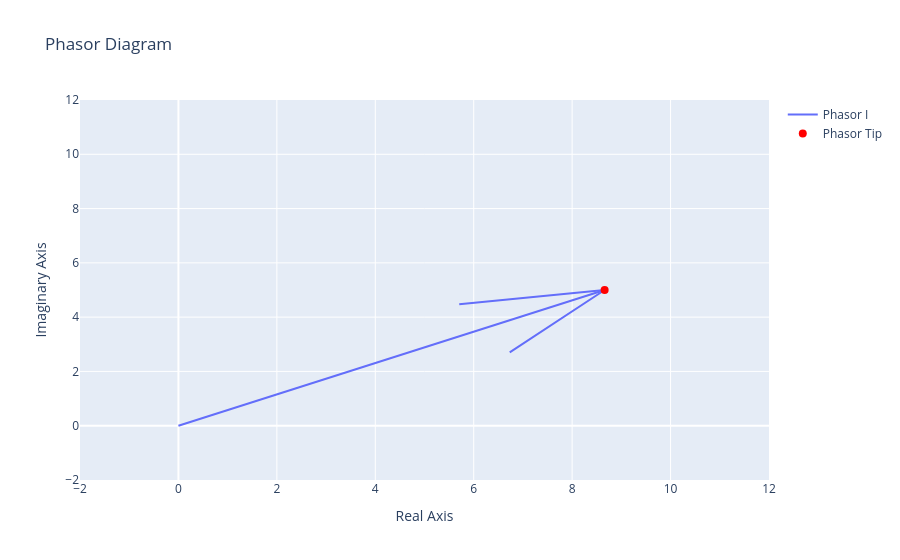

Write notebook code for a chart like this one.
### Code cell
import plotly.figure_factory as ff
import plotly.graph_objects as go
import numpy as np

# 1. Define Phasor Data (I = 10 A at 30 degrees)
magnitude = 10
angle_deg = 30
angle_rad = np.radians(angle_deg)

# Origin (x, y) and components (u, v)
x_start, y_start = 0, 0
u_end = magnitude * np.cos(angle_rad)
v_end = magnitude * np.sin(angle_rad)

# 2. Create the Quiver Plot
fig = ff.create_quiver(
    x=[x_start], y=[y_start],
    u=[u_end], v=[v_end],
    scale=1.0,           # Set to 1.0 to retain exact vector lengths
    arrow_scale=0.3,     # Adjust arrowhead size
    name="Phasor I"
)

# 3. Enhance with Labels and Formatting
fig.update_layout(
    title="Phasor Diagram",
    xaxis_title="Real Axis",
    yaxis_title="Imaginary Axis",
    xaxis_range=[-2, 12],
    yaxis_range=[-2, 12],
    showlegend=True
)

# Add a marker at the tip for clarity
fig.add_trace(go.Scatter(
    x=[u_end], y=[v_end],
    mode='markers',
    marker=dict(size=8, color='red'),
    name="Phasor Tip"
))

fig.show()

### Figure 1 — Plotly figure (JSON) as saved in the notebook; plotly's stock layout.template omitted (floating-point values rounded to 4 significant figures)
{"data": [{"mode": "lines", "name": "Phasor I", "type": "scatter", "x": [0, 8.66, null, 6.732, 8.66, 5.706, null], "y": [0, 5.0, null, 2.702, 5.0, 4.479, null]}, {"marker": {"color": "red", "size": 8}, "mode": "markers", "name": "Phasor Tip", "type": "scatter", "x": [8.66], "y": [5.0]}], "layout": {"hovermode": "closest", "showlegend": true, "title": {"text": "Phasor Diagram"}, "xaxis": {"range": [-2, 12], "title": {"text": "Real Axis"}}, "yaxis": {"range": [-2, 12], "title": {"text": "Imaginary Axis"}}}}
